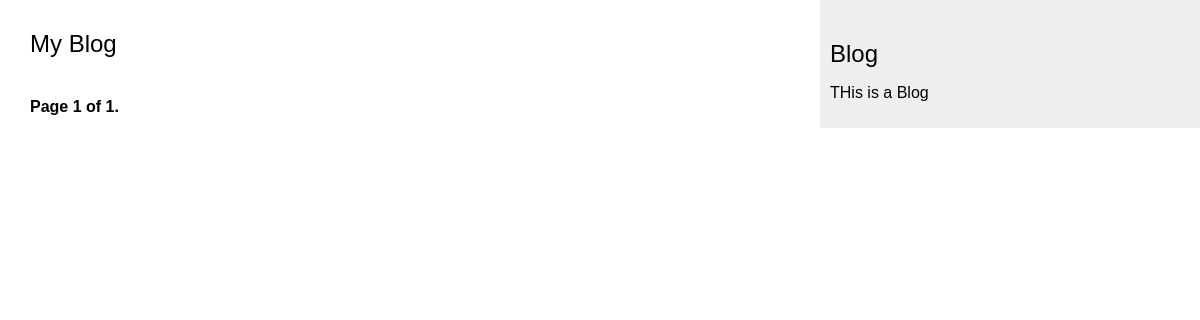
/blog/?page=2, run on an earlier commit of the app's database.
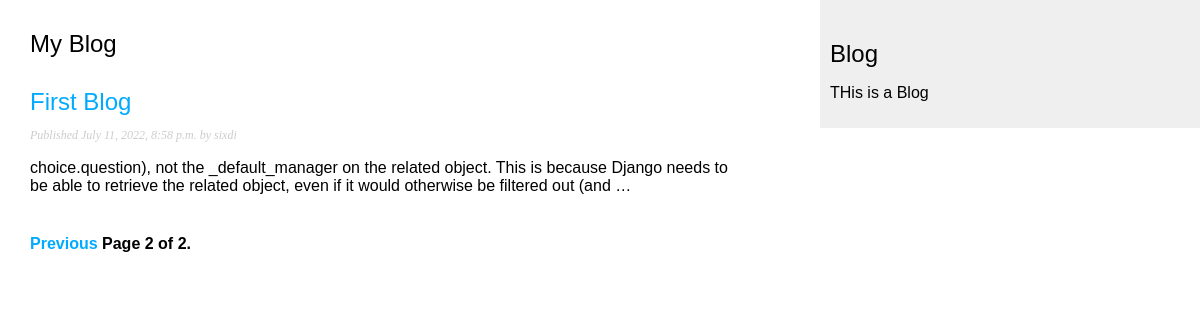
And on a later commit of the database.
### blog/models.py (models this page shows, shortened)
class Post(models.Model):
    STATUS_CHOICE = (
        ('draft', 'Draft'),
        ('published', 'Published'),
    )
    title = models.CharField(max_length=250)
    slug = models.SlugField(max_length=250, unique_for_date='publish')
    author = models.ForeignKey(User, on_delete=models.CASCADE, related_name='blog_posts')
    body = models.TextField()
    publish = models.DateTimeField(default=timezone.now)
    created = models.DateTimeField(auto_now_add=True)
    updated = models.DateTimeField(auto_now=True)
    status = models.CharField(max_length=10, choices=STATUS_CHOICE, default='draft')
    class Meta:
        ordering = ('-publish', )
    objects = models.Manager()
    published = PublishedManager()
    def get_absolute_url(self):
        return reverse('blog:post_detail', args=[
            self.publish.year,
            self.publish.month,
            self.publish.day, self.slug
        ])

### blog/views.py (the view)
# urls.py: path('', views.post_list, name='post_list'),
def post_list(request):
    posts = Post.published.all()
    per_page = 3
    paginator = Paginator(object_list=posts, per_page=per_page)
    page = request.GET.get('page')
    try:
        posts = paginator.page(page)
    except PageNotAnInteger:
        posts = paginator.page(1)
    except EmptyPage:
        posts = paginator.page(paginator.num_pages)
    context = {
        'page': page,
        'posts': posts,
    }
    return render(request, 'blog/post/list.html', context=context)

### blog/models.py (called while the page is built)
    def get_queryset(self):
        return super(PublishedManager, self).get_queryset().filter(status='published')

### templates/blog/post/list.html (shortened to what this page needs)
{% extends 'blog/base.html' %}
{% block content %}
    <h2>My Blog</h2>
    {% for post in posts %}
        <h2>
            <a href="{{ post.get_absolute_url }}">
                {{post.title}}
            </a>
        </h2>
        <p class="date">
            Published {{ post.publish }} by {{ post.author }}
        </p>
        {{ post.body|truncatewords:30|linebreaks}}
    {% endfor %}
    {% include "blog/post/pagination.html" with page=posts %}
{% endblock %}

What changed in the data, as far as the page shows it:
added Post: title "First Blog", publish "July 11, 2022, 8:58 p.m.", author "sixdi", body "choice.question), not the _default_manager on the related object. This is because Django needs to be able to retrieve the related object, even if it would otherwise be filtered out (and …"
Also different on the page:
{{ page.number }}: "1" → "2"
{{ page.paginator.num_pages }}: "1" → "2"
text now shown: "Previous"
